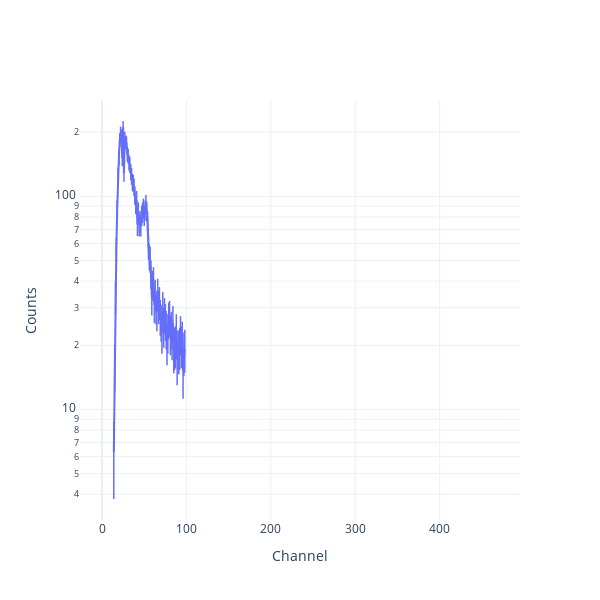

This figure's notebook cell:
### Code cell
fig = Plot.spectrum(me_bkg2)

### Figure 1 — Plotly figure (JSON) as saved in the notebook; plotly's stock layout.template omitted (floating-point values rounded to 4 significant figures; data arrays with more than 128 entries replaced by an {"elided": "..."} marker saying what was removed)
{"data": [{"error_y": {"array": {"elided": "470 float values"}, "thickness": 1.5, "type": "data", "width": 0}, "mode": "lines", "showlegend": false, "type": "scatter", "x": {"elided": "470 int values"}, "y": {"elided": "470 float values"}}], "layout": {"height": 600, "legend": {"x": 1, "xanchor": "right", "y": 1, "yanchor": "bottom"}, "width": 600, "xaxis": {"title": {"text": "Channel"}}, "yaxis": {"title": {"text": "Counts"}, "type": "log"}}}
